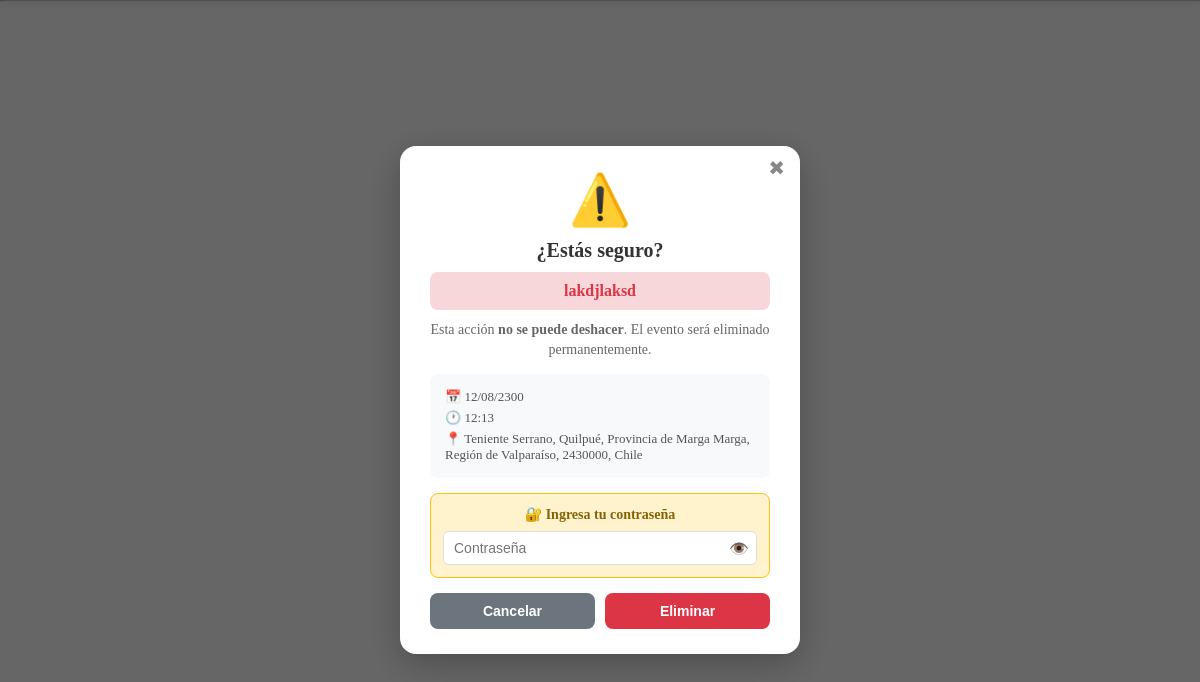
Page /eventos/5/eliminar/ (signed in) on the committed database.
### Humanet/models.py (models this page shows, shortened)
class Evento(models.Model):
    creador = models.ForeignKey(User, on_delete=models.CASCADE, related_name='eventos')
    nombre = models.CharField(max_length=200)
    fecha = models.DateField()
    hora = models.TimeField()
    ubicacion = models.CharField(max_length=300)
    latitud = models.DecimalField(max_digits=9, decimal_places=6, null=True, blank=True)
    longitud = models.DecimalField(max_digits=9, decimal_places=6, null=True, blank=True)
    descripcion = models.TextField()
    detalles = models.TextField(blank=True, null=True)
    imagen = models.ImageField(upload_to='eventos/', blank=True, null=True)
    fecha_creacion = models.DateTimeField(auto_now_add=True)
    class Meta:
        ordering = ['-fecha_creacion']
        verbose_name = 'Evento'
        verbose_name_plural = 'Eventos'

### Humanet/views.py (the view)
# urls.py: path('eventos/<int:evento_id>/eliminar/', views.eliminar_evento, name='eliminar_evento'),
@login_required
def eliminar_evento(request, evento_id):
    evento = get_object_or_404(Evento, id=evento_id)
    if request.user == evento.creador or request.user.is_staff:
        if request.method == 'POST':
            password = request.POST.get('password')
            user = authenticate(username=request.user.username, password=password)
            if user is not None:
                nombre_evento = evento.nombre
                evento.delete()
                print(f"Evento {nombre_evento} eliminado exitosamente")
                return redirect('perfil')
            else:
                messages.error(request, '❌ Contraseña incorrecta. El evento no fue eliminado.')
                return render(request, 'Humanet/confirmar_eliminar.html', {'evento': evento})
        else:
            return render(request, 'Humanet/confirmar_eliminar.html', {'evento': evento})
    else:
        messages.error(request, 'No tienes permiso para eliminar este evento.')
        return redirect('detalle_evento', evento_id=evento_id)

### Humanet/templates/Humanet/confirmar_eliminar.html (shortened to what this page needs)
{% extends 'Humanet/base.html' %}
{% block content %}
</head>
<body>
    <div class="modal-overlay" id="modalEliminar">
        <div class="confirm-card">
            <button class="close-modal" onclick="cerrarModal()">✖</button>
            <div class="warning-icon">⚠️</div>
            <h2>¿Estás seguro?</h2>
            <div class="event-name">{{ evento.nombre }}</div>
            <p class="warning-text">
                Esta acción <strong>no se puede deshacer</strong>. El evento será eliminado permanentemente.
            </p>
            <div class="event-details">
                <p><strong>📅</strong> {{ evento.fecha|date:"d/m/Y" }}</p>
                <p><strong>🕐</strong> {{ evento.hora|time:"H:i" }}</p>
                <p><strong>📍</strong> {{ evento.ubicacion }}</p>
            </div>
            <form method="post" id="deleteForm" action="{% url 'eliminar_evento' evento.id %}">
                <div class="password-section">
                    <h3>🔐 Ingresa tu contraseña</h3>
                    <div class="password-input-group">
                        <input
                            type="password"
                            name="password"
                            id="passwordInput"
                            class="password-input"
                            placeholder="Contraseña"
                            required
                        >
                        <button type="button" class="toggle-password" onclick="togglePassword()">👁️</button>
                    </div>
                </div>
                <div class="button-group">
                    <button type="button" class="btn btn-cancel" onclick="cerrarModal()">Cancelar</button>
                    <button type="submit" class="btn btn-delete" id="deleteButton">Eliminar</button>
                </div>
            </form>
        </div>
    </div>
{% endblock %}

### Humanet/templates/Humanet/confirmar_eliminar.html (style rules this page uses)
* { margin: 0; padding: 0; box-sizing: border-box; }
.modal-overlay { position: fixed; top: 0; left: 0; width: 100%; height: 100%; background: rgba(0, 0, 0, 0.6); display: flex; align-items: center; justify-content: center; z-index: 1000; backdrop-filter: blur(4px); }
.confirm-card { background: white; border-radius: 16px; padding: 25px 30px; max-width: 400px; width: 90%; box-shadow: 0 10px 35px rgba(0,0,0,0.25); text-align: center; position: relative; animation: showUp 0.25s ease-out; }
.close-modal { position: absolute; top: 10px; right: 15px; background: none; border: none; font-size: 20px; cursor: pointer; color: #888; }
.warning-icon { font-size: 50px; margin-bottom: 10px; }
h2 { color: #333; font-size: 20px; margin-bottom: 10px; }
.event-name { color: #dc3545; font-weight: bold; font-size: 16px; margin: 10px 0; padding: 10px; background: #f8d7da; border-radius: 8px; }
.warning-text { color: #666; font-size: 14px; margin-bottom: 15px; line-height: 1.4; }
.event-details { background: #f8f9fa; padding: 10px 15px; border-radius: 8px; margin: 10px 0 15px; text-align: left; font-size: 13px; }
.event-details p { margin: 5px 0; color: #555; }
.password-section { background: #fff3cd; border: 1.5px solid #ffc107; padding: 12px; border-radius: 8px; margin: 15px 0; }
.password-section h3 { color: #856404; font-size: 14px; margin-bottom: 8px; }
.password-input-group { position: relative; }
.password-input { width: 100%; padding: 8px 35px 8px 10px; border: 1.5px solid #ddd; border-radius: 6px; font-size: 14px; }
.toggle-password { position: absolute; right: 8px; top: 50%; transform: translateY(-50%); background: none; border: none; cursor: pointer; font-size: 16px; }
.button-group { display: flex; gap: 10px; margin-top: 15px; }
.btn { flex: 1; padding: 10px; border: none; border-radius: 8px; font-size: 14px; font-weight: bold; cursor: pointer; transition: all 0.2s; }
.btn-cancel { background: #6c757d; color: white; }
.btn-delete { background: #dc3545; color: white; }

### rows in the picture
Evento: nombre "lakdjlaksd", fecha "12/08/2300", hora "12:13", ubicacion "Teniente Serrano, Quilpué, Provincia de Marga Marga, Región de Valparaíso, 2430000, Chile"
